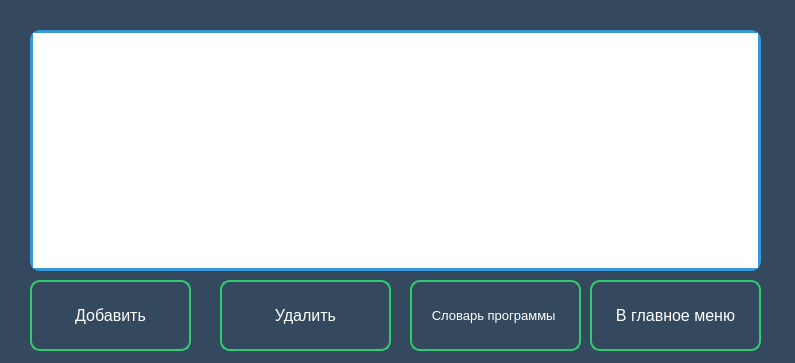
<?xml version="1.0" encoding="UTF-8"?>
<ui version="4.0">
 <class>Dialog</class>
 <widget class="QDialog" name="Dialog">
  <property name="geometry">
   <rect>
    <x>0</x>
    <y>0</y>
    <width>795</width>
    <height>363</height>
   </rect>
  </property>
  <property name="windowTitle">
   <string>Dialog</string>
  </property>
  <property name="styleSheet">
   <string notr="true">QDialog{
background-color:#34495e;
}
</string>
  </property>
  <widget class="QTextEdit" name="window_s">
   <property name="geometry">
    <rect>
     <x>30</x>
     <y>30</y>
     <width>731</width>
     <height>241</height>
    </rect>
   </property>
   <property name="font">
    <font>
     <pointsize>16</pointsize>
    </font>
   </property>
   <property name="styleSheet">
    <string notr="true">QTextEdit{
background-color:none;
border-style:solid;
border-width: 3px;
border-radius: 10px;
border-color: #3498db;
color:black;
}
</string>
   </property>
   <property name="html">
    <string>&lt;!DOCTYPE HTML PUBLIC &quot;-//W3C//DTD HTML 4.0//EN&quot; &quot;http://www.w3.org/TR/REC-html40/strict.dtd&quot;&gt;
&lt;html&gt;&lt;head&gt;&lt;meta name=&quot;qrichtext&quot; content=&quot;1&quot; /&gt;&lt;style type=&quot;text/css&quot;&gt;
p, li { white-space: pre-wrap; }
&lt;/style&gt;&lt;/head&gt;&lt;body style=&quot; font-family:'MS Shell Dlg 2'; font-size:16pt; font-weight:400; font-style:normal;&quot;&gt;
&lt;p style=&quot;-qt-paragraph-type:empty; margin-top:0px; margin-bottom:0px; margin-left:0px; margin-right:0px; -qt-block-indent:0; text-indent:0px;&quot;&gt;&lt;br /&gt;&lt;/p&gt;&lt;/body&gt;&lt;/html&gt;</string>
   </property>
  </widget>
  <widget class="QPushButton" name="del">
   <property name="geometry">
    <rect>
     <x>220</x>
     <y>280</y>
     <width>171</width>
     <height>71</height>
    </rect>
   </property>
   <property name="font">
    <font>
     <pointsize>12</pointsize>
    </font>
   </property>
   <property name="styleSheet">
    <string notr="true">QPushButton{
background-color:none;
border-style:solid;
border-width: 2px;
border-radius: 10px;
border-color: #2ecc71;
color:white;
}
QPushButton:hover{
background-color:#2ecc71;
}</string>
   </property>
   <property name="text">
    <string>Удалить</string>
   </property>
  </widget>
  <widget class="QPushButton" name="main_m">
   <property name="geometry">
    <rect>
     <x>590</x>
     <y>280</y>
     <width>171</width>
     <height>71</height>
    </rect>
   </property>
   <property name="font">
    <font>
     <pointsize>12</pointsize>
    </font>
   </property>
   <property name="styleSheet">
    <string notr="true">QPushButton{
background-color:none;
border-style:solid;
border-width: 2px;
border-radius: 10px;
border-color: #2ecc71;
color:white;
}
QPushButton:hover{
background-color:#2ecc71;
}</string>
   </property>
   <property name="text">
    <string>В главное меню</string>
   </property>
  </widget>
  <widget class="QPushButton" name="add">
   <property name="geometry">
    <rect>
     <x>30</x>
     <y>280</y>
     <width>161</width>
     <height>71</height>
    </rect>
   </property>
   <property name="font">
    <font>
     <pointsize>12</pointsize>
    </font>
   </property>
   <property name="styleSheet">
    <string notr="true">QPushButton{
background-color:none;
border-style:solid;
border-width: 2px;
border-radius: 10px;
border-color: #2ecc71;
color:white;
}
QPushButton:hover{
background-color:#2ecc71;
}</string>
   </property>
   <property name="text">
    <string>Добавить</string>
   </property>
  </widget>
  <widget class="QPushButton" name="del_2">
   <property name="geometry">
    <rect>
     <x>410</x>
     <y>280</y>
     <width>171</width>
     <height>71</height>
    </rect>
   </property>
   <property name="font">
    <font>
     <pointsize>10</pointsize>
    </font>
   </property>
   <property name="styleSheet">
    <string notr="true">QPushButton{
background-color:none;
border-style:solid;
border-width: 2px;
border-radius: 10px;
border-color: #2ecc71;
color:white;
}
QPushButton:hover{
background-color:#2ecc71;
}</string>
   </property>
   <property name="text">
    <string>Словарь программы </string>
   </property>
  </widget>
 </widget>
 <resources/>
 <connections/>
</ui>
